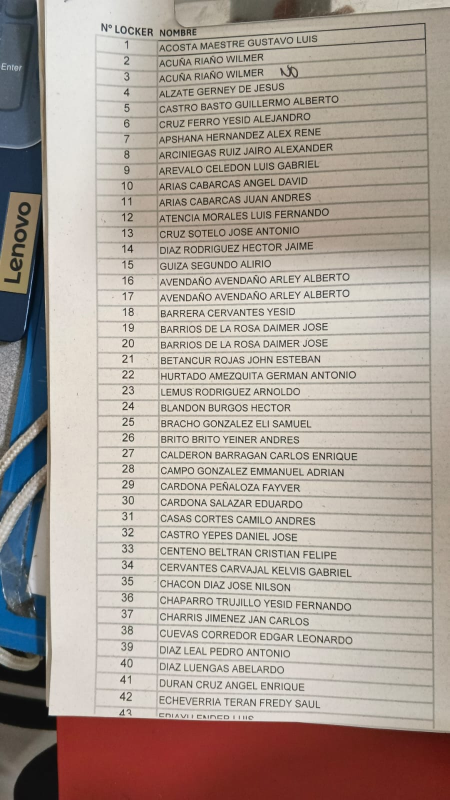
#> input picture Hoja.jpeg, 899 x 1599 px (shown at 1/2 size)
$ python main.py
#> lines starting #> are read from the running program, lines starting #| are printed output that depends on the picture; after the words box and inside, x2 and y2 are one past the last pixel; in counts of white or black regions, pixels touching at a corner belong together
import cv2
import pytesseract
import pandas as pd
import numpy as np
import re
import os
from datetime import datetime
from openpyxl.styles import Font, PatternFill, Alignment, Border, Side
from openpyxl.utils import get_column_letter

# Ruta a Tesseract en Windows
pytesseract.pytesseract.tesseract_cmd = r"C:\Program Files\Tesseract-OCR\tesseract.exe"

def enderezar_imagen(gris):
    """Detecta y corrige inclinaciones leves en la imagen."""
    _, thresh = cv2.threshold(gris, 0, 255, cv2.THRESH_BINARY_INV + cv2.THRESH_OTSU)
    coords = np.column_stack(np.where(thresh > 0))
    if len(coords) > 0:
        angle = cv2.minAreaRect(coords)[-1]
        if angle < -45:
            angle = -(90 + angle)
        elif angle > 45:
            angle = 90 - angle
        else:
            angle = -angle

        if 0.5 < abs(angle) < 15:
            (h, w) = gris.shape[:2]
            centro = (w // 2, h // 2)
            M = cv2.getRotationMatrix2D(centro, angle, 1.0)
            gris = cv2.warpAffine(gris, M, (w, h), flags=cv2.INTER_CUBIC, borderMode=cv2.BORDER_REPLICATE)
    return gris

# [66 lines left out: function guardar_excel_estilizado, not called in this run]

def procesar_hoja_lockers(ruta_imagen, salida_excel="lockers_limpio.xlsx"):
#> called with ruta_imagen = 'Hoja.jpeg', salida_excel = 'lockers_limpio.xlsx'
    if not os.path.exists(ruta_imagen):
        print(f"No se encontró el archivo: {ruta_imagen}")
        return

    # 1. Cargar imagen completa
    img = cv2.imread(ruta_imagen)
#> img is the input picture: shape (1599, 899, 3); mean B, G, R 151.5, 160, 171.6
    gris = cv2.cvtColor(img, cv2.COLOR_BGR2GRAY)
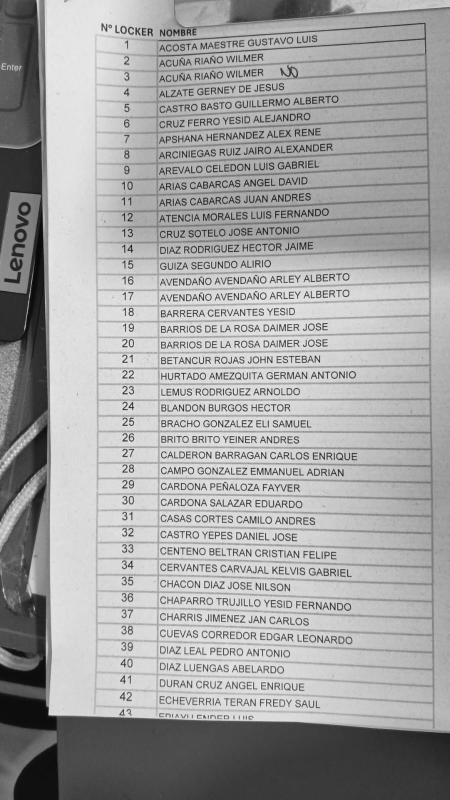
#> gris: shape (1599, 899) (shown at 1/2 size); min 1, max 254, mean 162.5

    # 2. Enderezar imagen si está ligeramente inclinada
    gris = enderezar_imagen(gris)
#> in enderezar_imagen, `_, thresh = cv2.threshold(gris, 0, 255, cv2.THRESH_BINARY_INV + cv2.TH..`:
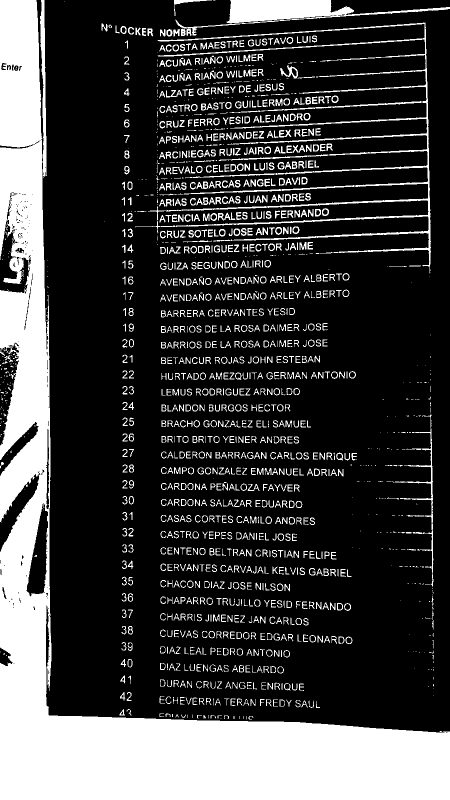
#> thresh: shape (1599, 899) (shown at 1/2 size); 24.9% white; 1584 white regions (486 under 20 px), largest, box (x1, y1, x2, y2) and area: (0, 0, 899, 1599) 251012, (270, 45, 862, 547) 18130, (350, 0, 899, 72) 10145
#> in enderezar_imagen, `coords = np.column_stack(np.where(thresh > 0))`: coords = 358367 pairs, first value 0 to 1598, second value 0 to 898
#> in enderezar_imagen, `angle = cv2.minAreaRect(coords)[-1]`: angle = -90
#> in enderezar_imagen, `angle = -(90 + angle)`: angle = 0

    # 3. Reescalar a x2 de resolución para máxima definición de caracteres
    gris_2x = cv2.resize(gris, None, fx=2.0, fy=2.0, interpolation=cv2.INTER_CUBIC)

    # 4. Umbralización Otsu de alta fidelidad
    _, thresh = cv2.threshold(gris_2x, 0, 255, cv2.THRESH_BINARY + cv2.THRESH_OTSU)
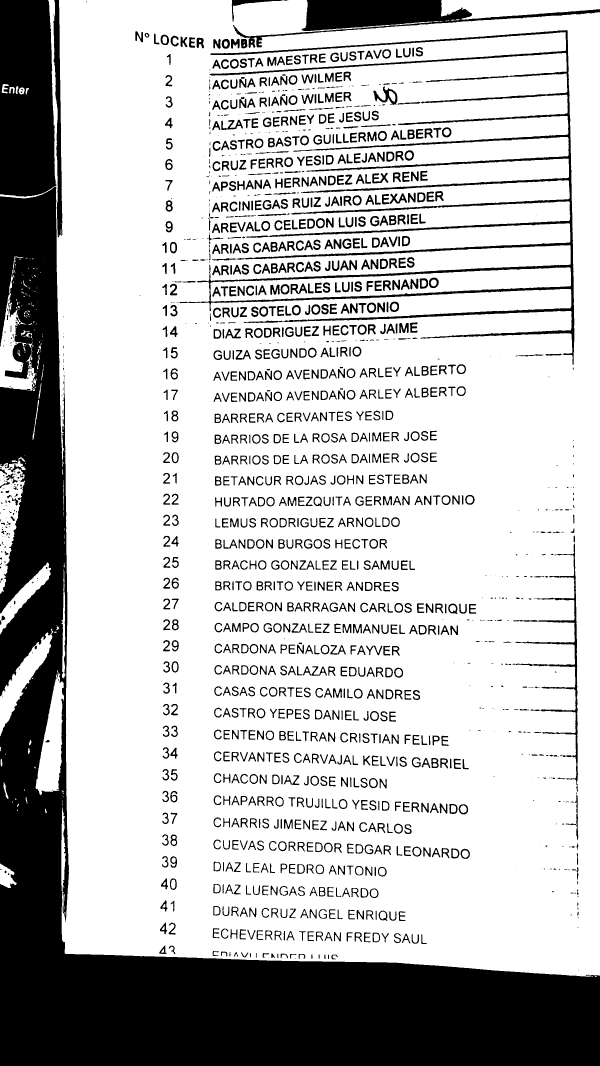
#> thresh: shape (3198, 1798) (shown at 1/3 size); 74.7% white; 1639 black regions (362 under 20 px), largest, box (x1, y1, x2, y2) and area: (0, 0, 1798, 3198) 1008190, (529, 90, 1724, 1095) 78345, (699, 0, 1798, 144) 40903

    # 5. OCR por líneas completas (PSM 6: bloque uniforme de texto)
    config = r'--oem 3 --psm 6 -l spa'
    texto_crudo = pytesseract.image_to_string(thresh, config=config)

    registros = []
    ultimo_num = 0

    for linea in texto_crudo.splitlines():
        linea = linea.strip()
        if not linea or "LOCKER" in linea.upper():
            continue

        # Limpiar símbolos que suelen confundirse con las líneas de la cuadrícula
        linea_limpia = re.sub(r'[\[\]\|\_\—\-\~\{\}\:\;\¿\¡\°\º\(\)\<\>\"\=\'\?\*\+\#\$\%]', ' ', linea)
        linea_limpia = " ".join(linea_limpia.split())

        if len(linea_limpia) < 4:
            continue

        # Buscar todos los posibles números en la línea
        nums = re.findall(r'\b\d{1,3}\b', linea_limpia)
        num_elegido = None

        for n_str in nums:
            n = int(n_str)
            # Manejar errores de OCR en números pegados como '117' para el 11
            candidatos = [n]
            if n > 50:
                candidatos.extend([n // 10, n % 100])
                if len(n_str) >= 2:
                    candidatos.append(int(n_str[:2]))

            for cand in candidatos:
                if ultimo_num < cand <= ultimo_num + 3:
                    num_elegido = cand
                    break
            if num_elegido is not None:
                break

        if num_elegido is None:
            num_elegido = ultimo_num + 1

        # Extraer el nombre (donde comienzan las palabras)
        m_letras = re.search(r'[A-ZÁÉÍÓÚÑa-záéíóúñ]{3,}.*', linea_limpia)
        if not m_letras:
            continue

        nombre = m_letras.group(0)

        # Limpieza de prefijos como 'ENTER 2' o letras sueltas
        nombre = re.sub(r'^(ENTER|\d+)\s+', '', nombre, flags=re.IGNORECASE).strip()
        nombre = re.sub(r'^[a-zA-Z]{1,2}\s+', '', nombre).strip()

        # Limpieza de anotaciones manuscritas al final
        nombre = re.sub(r'\b(NO|OK|O|AA|TN|WD|TS|OS)\b$', '', nombre, flags=re.IGNORECASE).strip()
        nombre = re.sub(r'[\d\W]+$', '', nombre).strip()
        nombre = re.sub(r'\s+[A-Z0-9]{1,2}$', '', nombre).strip()
        nombre = " ".join(nombre.split()).upper()

        palabras = nombre.split()
        if len(nombre) >= 4 and len(palabras) >= 2 and any(c.isalpha() for c in nombre):
            ultimo_num = num_elegido
            registros.append({
                "N° LOCKER": num_elegido,
                "NOMBRE": nombre
            })

    df = pd.DataFrame(registros)
    if not df.empty:
        df = df.drop_duplicates(subset=["N° LOCKER"]).sort_values(by="N° LOCKER")
        guardar_excel_estilizado(df, salida_excel)
        print(f"¡Éxito! Se extrajeron {len(df)} lockers con diseño profesional en '{salida_excel}'.")
    else:
        print("No se encontraron registros válidos. Revisa la calidad de la foto.")

if __name__ == "__main__":
    procesar_hoja_lockers("Hoja.jpeg")
#> (the call stopped at in procesar_hoja_lockers, `texto_crudo = pytesseract.image_to_string(thresh, config=config)`: pytesseract is not available in this run)
